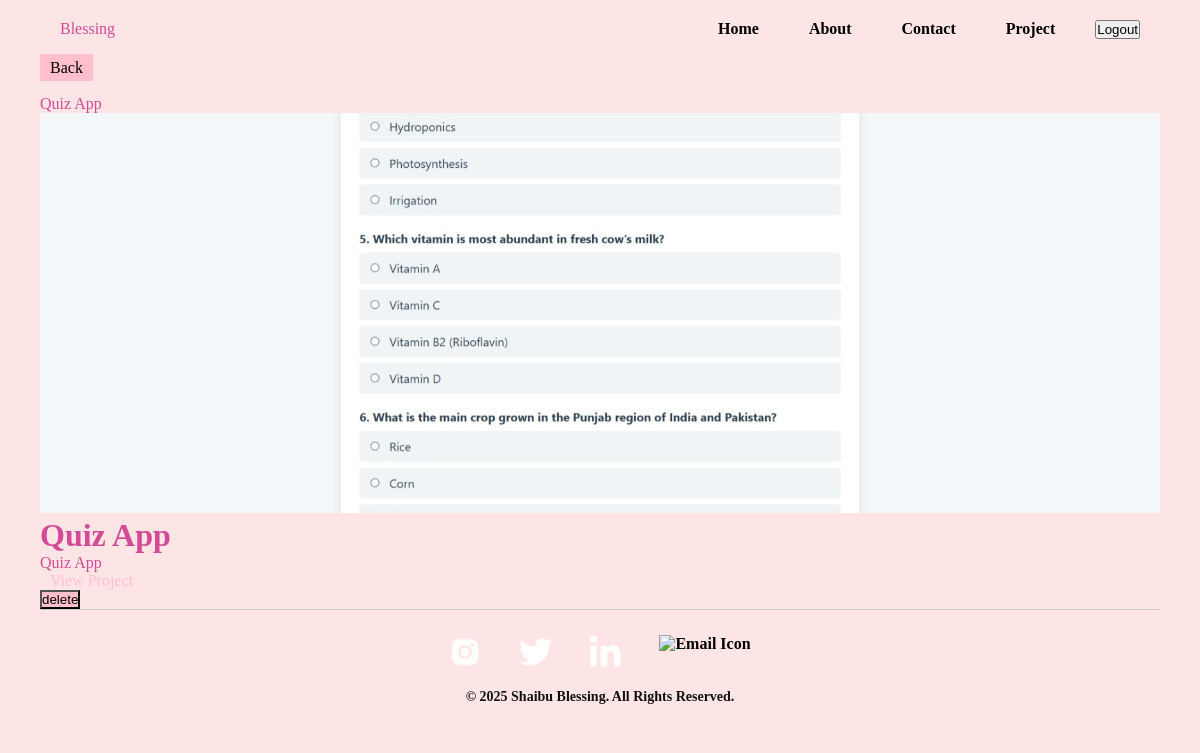
Screenshot of /project/14/ (signed in) with the database file from the repository.
### project/models.py (models this page shows, shortened)
class Project(models.Model):
    name = models.CharField(max_length=225)
    description = models.TextField()
    url = models.URLField()
    date = models.DateTimeField(auto_now_add=True, blank=True, null=True)
    image = models.ImageField(default="sample.png", blank=True)

### project/views.py (the view)
# urls.py: path("<int:pk>/", views.detail_project, name="detail_project"),
@login_required(login_url="login")
def detail_project(request, pk):
    singleproject = Project.objects.get(pk = pk)
    return render(request, "project/project_details.html", {"singleproject" : singleproject})

### project/templates/project/project_details.html (shortened to what this page needs)
{% extends 'layout.html' %}
{% block main %}
<a style="background-color: pink;" href="{% url 'projects' %}"> Back</a>
<br><br>
<div>
    {{singleproject.name}}
    <img src="{{singleproject.image.url}}" style="width: 100%; height: 400px; object-fit: cover;" alt="{{singleproject.name}}">
    <h1>
    {{singleproject.name}}
    </h1>
    <p>{{singleproject.name}}</p>
    <a style="color: pink;"  href="{{singleproject.url}}">View Project</a>
<b>
{%  if user.is_authenticated and user.is_superuser %}
    <form action="{% url 'delete_project' singleproject.pk %}" method="post">
        <button style="background-color: pink;">delete</button>
    </form>
    {% endif %}
</div>
{% endblock main %}

### static/css/style.css (style rules this page uses)
* { padding: 0; margin: 0 ; box-sizing: border-box; }
body { color: #d34b96; margin: 0 auto; background-color: #fde5e5; max-width: 1120px; }

### rows the page displays
Project: name "Quiz App", image (picture)
